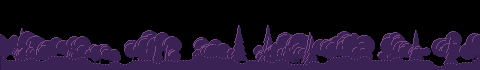
#> input picture assets/bg/east_forest_far.png, 480 x 70 px
$ python -i hades.py   (imports and definitions only)
#> lines starting #> are read from the running program, lines starting #| are printed output that depends on the picture; after the words box and inside, x2 and y2 are one past the last pixel; in counts of white or black regions, pixels touching at a corner belong together
#> further down, picture is the input picture: shape (70, 480, 3); mean B, G, R 38.1, 16.2, 27.6
"""Hades-like finishing pass for the painted (non-pixel) illustrations:
ink linework from colour edges, painted texture, bloom, glowing motes, grain."""
import math, sys
import numpy as np
from PIL import Image
from scipy import ndimage


def _g(a, s):
    return np.stack([ndimage.gaussian_filter(a[..., c], s) for c in range(3)], -1)


def ink(img, strength=1.0, thick=2, thresh=0.06, col=(0.12, 0.05, 0.12)):
#> called with strength = 1, thick = 2, thresh = 0.06, col = (0.12, 0.05, 0.12)
    sm = np.stack([ndimage.median_filter(img[..., c], size=7) for c in range(3)], -1)
    sm = _g(sm, 1.0)
    e = np.zeros(img.shape[:2])
    for c in range(3):
        gx = ndimage.sobel(sm[..., c], 1); gy = ndimage.sobel(sm[..., c], 0)
        e = np.maximum(e, np.hypot(gx, gy))
#> this loop made 3 passes
#> pass 1, in ink, `gy = ndimage.sobel(sm[..., c], 0)`:
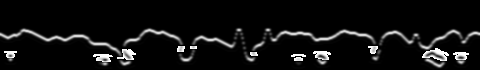
#> gy: shape (70, 480); min 0, max 255, mean 16.8
#> after the loop:
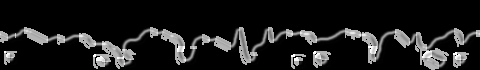
#> e: shape (70, 480) float64; min 0, max 360.5, mean 40.3; drawn with min black and max white
#> after the loop:
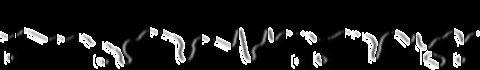
#> gx: shape (70, 480); min 0, max 255, mean 27.6
    e = np.clip((e - thresh) / (thresh * 2.5), 0, 1)
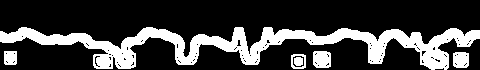
#> e: shape (70, 480) float64; values 0 (black) and 1 (white), 24.3% white; 6 white regions, box (x1, y1, x2, y2) and area: (0, 27, 480, 70) 7301, (313, 51, 331, 68) 280, (453, 52, 469, 68) 236, (4, 51, 17, 65) 174, (291, 54, 306, 69) 104, (294, 57, 303, 66) 72
    e = ndimage.maximum_filter(e, size=thick)
#> e: shape (70, 480) float64; values 0 (black) and 1 (white), 27.9% white; 5 white regions, box (x1, y1, x2, y2) and area: (0, 27, 480, 70) 8304, (313, 51, 332, 69) 328, (453, 52, 470, 69) 277, (291, 54, 307, 70) 247, (4, 51, 18, 66) 208
    e = ndimage.gaussian_filter(e, 0.6)
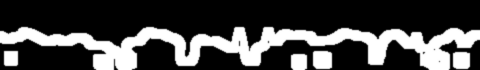
#> e: shape (70, 480) float64; min 0, max 1, mean 0.279
    line = img * 0.28 + np.array(col) * 0.72
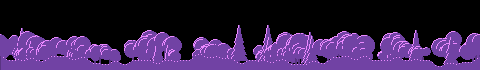
#> line: shape (70, 480, 3) float64; mean B, G, R 10.8, 4.6, 7.8; drawn with min black and max white
    return img * (1 - e[..., None] * 0.85 * strength) + line * e[..., None] * 0.85 * strength
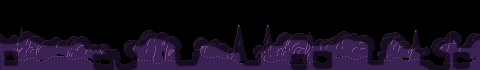
#> returned value: shape (70, 480, 3) float64; mean of channels 0, 1, 2 27.6, 11.6, 19.9; drawn as B, G, R


# [63 lines left out: functions texture, bloom, motes, grade, finish, not called in this run]

>>> import cv2
>>> picture = cv2.imread('../../../../assets/bg/east_forest_far.png')
>>> result = ink(picture)

$ run again, on assets/bg/east_mountains.png
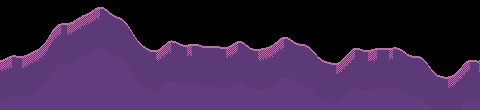
#> input picture assets/bg/east_mountains.png, 480 x 110 px
#> picture is the input picture: shape (110, 480, 3); mean B, G, R 73.6, 36.5, 58.4
#> in ink, `e = np.clip((e - thresh) / (thresh * 2.5), 0, 1)`:
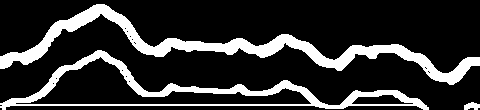
#> e: shape (110, 480) float64; values 0 (black) and 1 (white), 18.8% white; 3 white regions, box (x1, y1, x2, y2) and area: (0, 4, 480, 85) 5925, (0, 50, 429, 110) 3886, (464, 102, 480, 110) 92
#> in ink, `return img * (1 - e[..., None] * 0.85 * strength) + line * e[..., None..`:
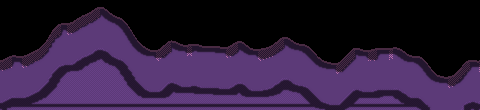
#> returned value: shape (110, 480, 3) float64; mean of channels 0, 1, 2 58.9, 28.8, 46; drawn as B, G, R

$ run again, on assets/bg/north_forest_far.png
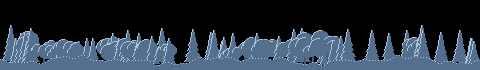
#> input picture assets/bg/north_forest_far.png, 480 x 70 px
#> picture is the input picture: shape (70, 480, 3); mean B, G, R 61.3, 48.7, 38.2
#> in ink, `return img * (1 - e[..., None] * 0.85 * strength) + line * e[..., None..`:
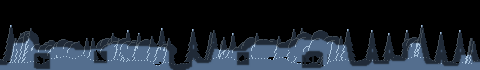
#> returned value: shape (70, 480, 3) float64; mean of channels 0, 1, 2 44.3, 35.1, 27.4; drawn as B, G, R
